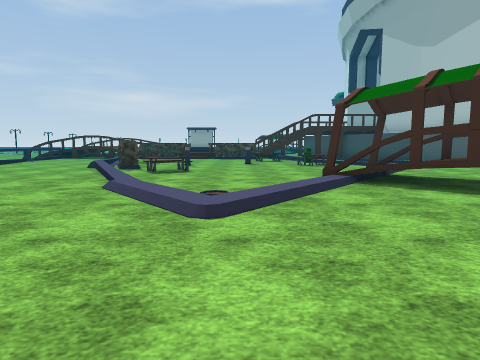
view 1 (above)

24 first-person views from a walk through a Unity game level. The camera is 1.2 m above the floor, tilts 6° down and sees 75° across. The floor is counted in squares, 2 m on a side. Each view is taken from the middle of a square. On the plan, view 1 faces up. The plan holds only what a view shows up to about 9 squares ahead; the rest is blank. The place goes on beyond the plan. The terrain is drawn as flat ground. Some surface patterns are stand-ins.

view 2
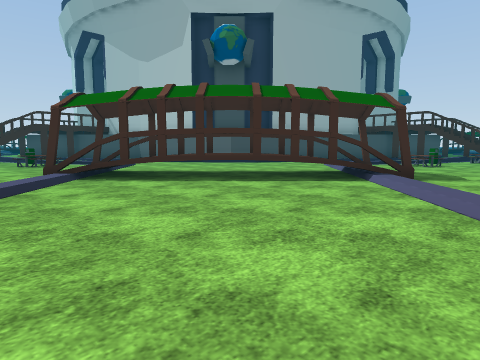

view 3
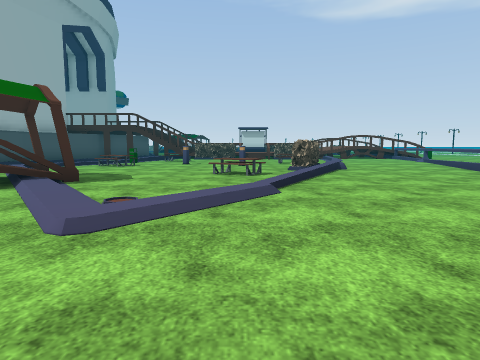

view 4
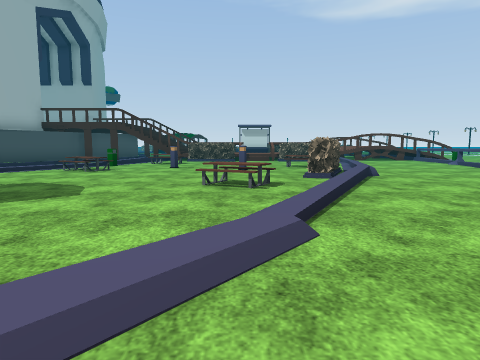

view 5
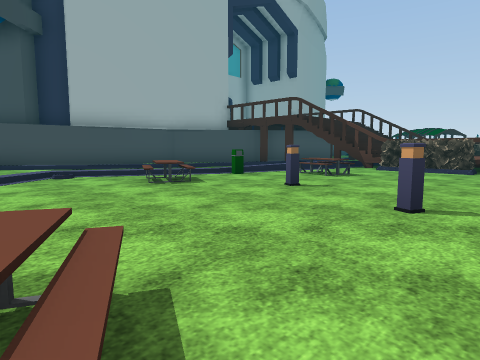

view 6
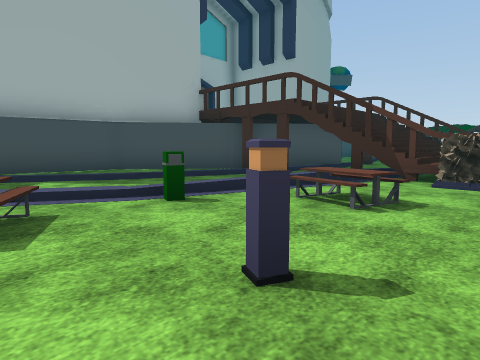

view 7
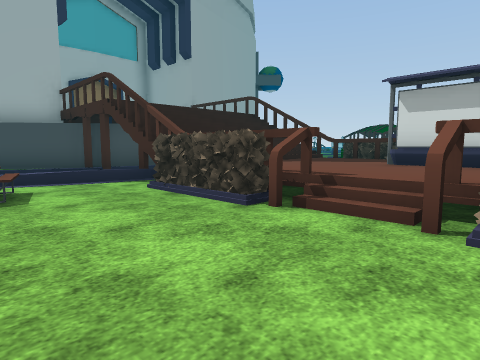

view 8
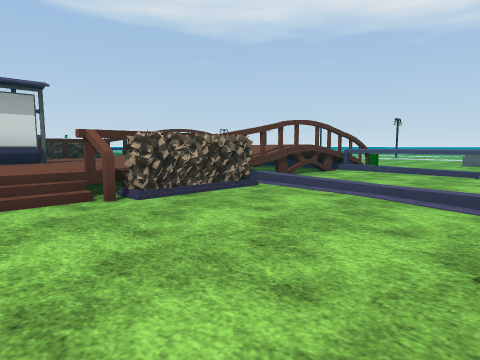

view 9
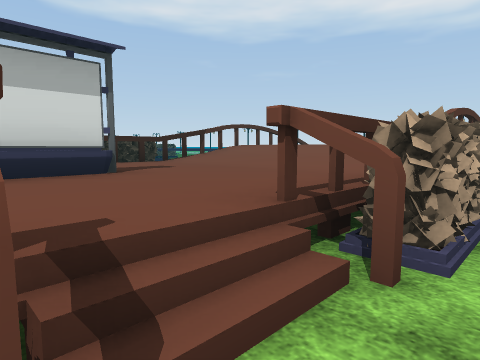

view 10
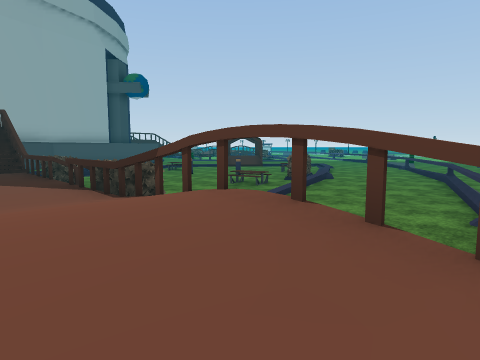

view 11
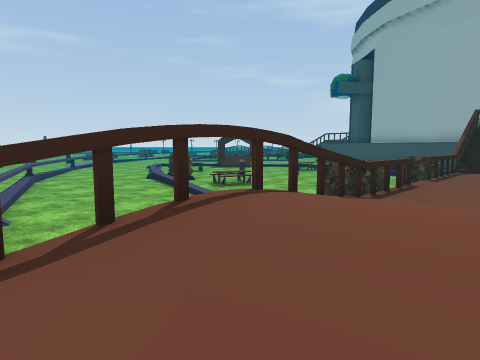

view 12
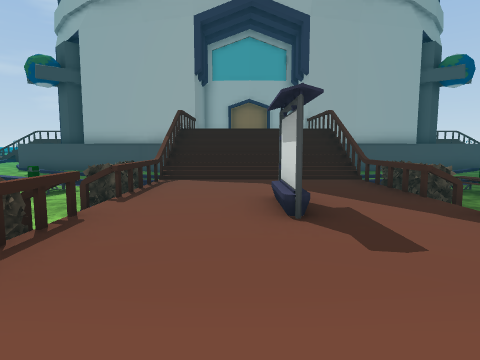

view 13
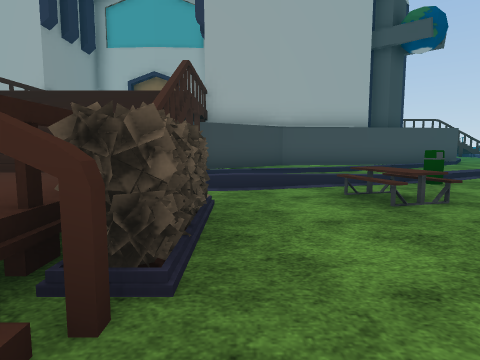

view 14
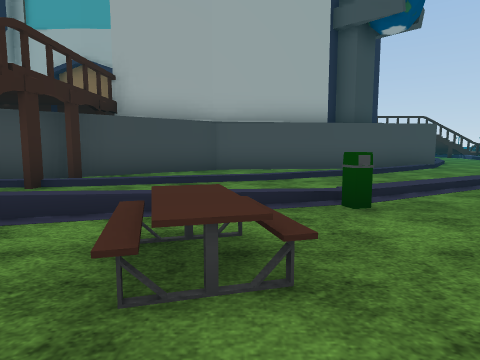

view 15
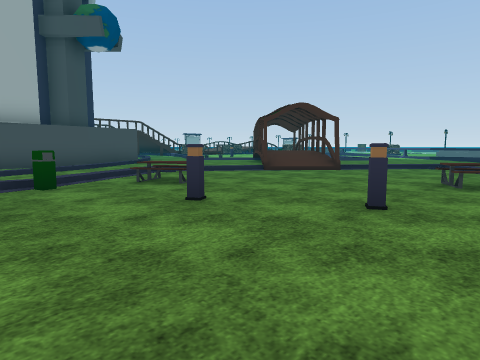

view 16
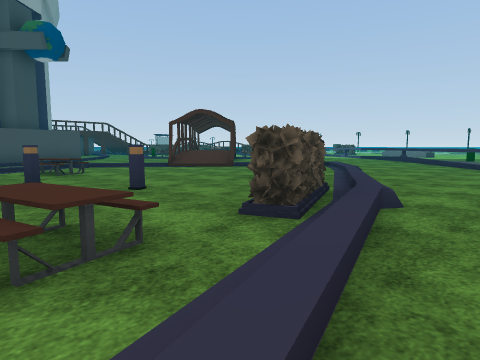

view 17
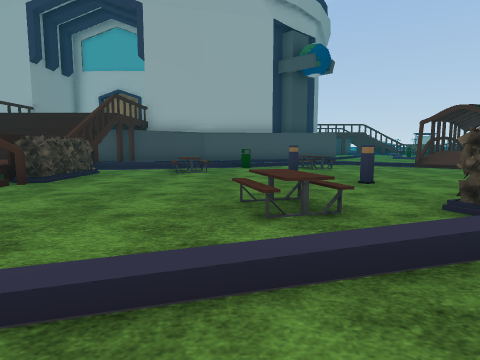

view 18
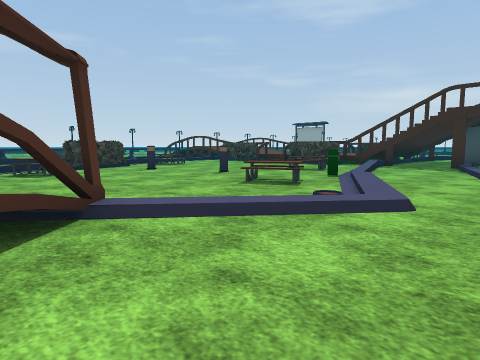

view 19
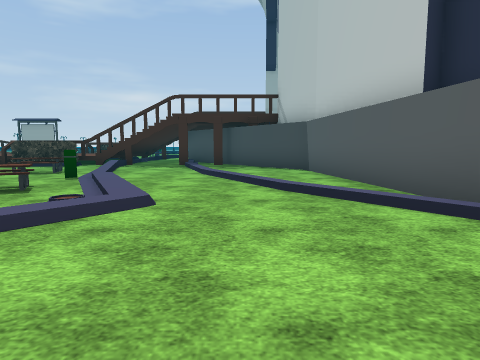

view 20
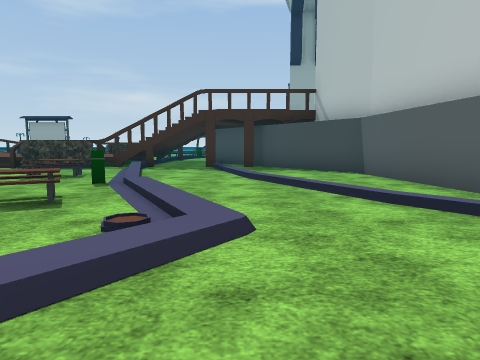

view 21
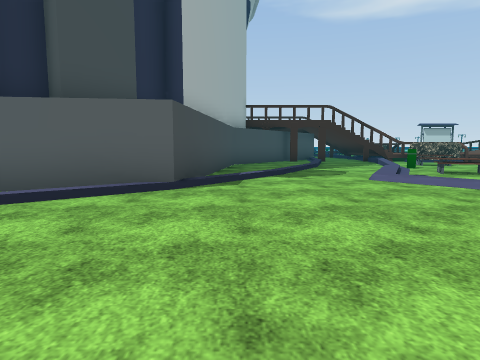

view 22
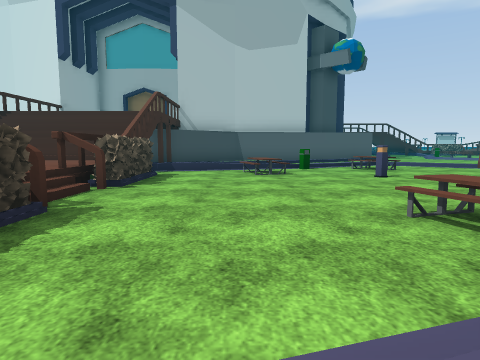

view 23
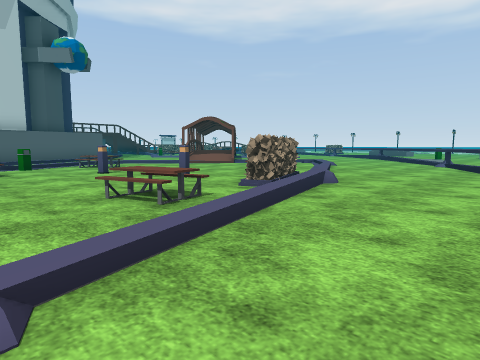

view 24
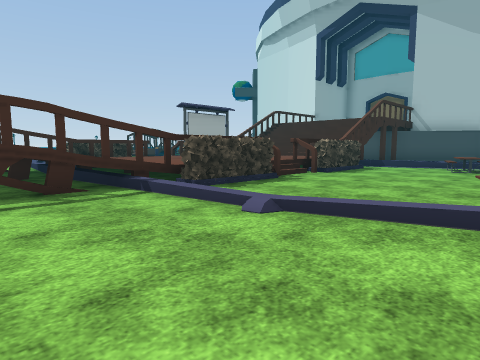

### Floor plan
Key: @ floor where view 1 was taken; # wall or solid block; x gap in a wall; . main floor; : floor 0.5 m higher than the main floor; + floor 0.75 m higher than the main floor; * floor 1 m higher than the main floor; % floor 1.25 m higher than the main floor; / step, stairs or slope; v drop or lower ground; O other object.
Columns run from 8 left of view 1 to 31 right of it. Each row starts with its distance up from view 1.
 16 ../OO#.OO./.  ##
 15 ../......./../.##
 14 ../......///./..#
 13 .../...../O/./..#
 12 ...//O.....O../.#
 11  ../....O..O/./.##
 10  ...O.O...////./.#
  9  ...OO......//../#
  8   .././O..../.../#######        #######.
  7   ...//....#....../....##      ##..../..
  6    .../...//##.....//...##    ##...//..
  5   #.../../#/+##......//  ### ##..//...
  4    #...///..**##.///...////# ////...//
  3    # ..//...##+#/...//..  ..../...//.../
  2       .......#//#..O.O///######///O.O../
  1        ......##/......:O.x////x..O......
  0         @...//......O....#::::#....O....
 -1         ...//............O::::O.........
 -2          ...//..O..O.....#::O:#.....O..O
 -3           ....//.....O.../::O:/...O.....
 -4            ...../OOO//...#::::#..../OOO.
 -5             ......///....O::::O ...///..
 -6               .......////#////#  //....
 -7                 .........v////v  ......
 -8                 ###......x%%%%v .....###
 -9                 ...###...x////x ..###...
-10                       ####////#

Positions as (right, up) in squares from view 1, and headings:
1: (0, 0), facing up
2: (0, -1), facing up-right
3: (1, -2), facing right
4: (3, -2), facing right
5: (8, -3), facing up-right
6: (11, -1), facing up-right
7: (14, -4), facing up-right
8: (13, -2), facing down-right
9: (16, -2), facing down-right
10: (20, -10), facing up-right
11: (19, -10), facing up-left
12: (19, -7), facing up
13: (23, -3), facing up
14: (25, -1), facing up
15: (25, -3), facing up-right
16: (26, -6), facing up-right
17: (26, -7), facing up
18: (6, 6), facing up-left
19: (6, 6), facing up
20: (5, 7), facing up
21: (4, 7), facing right
22: (-6, 14), facing right
23: (-7, 14), facing down-right
24: (-8, 12), facing up-right
